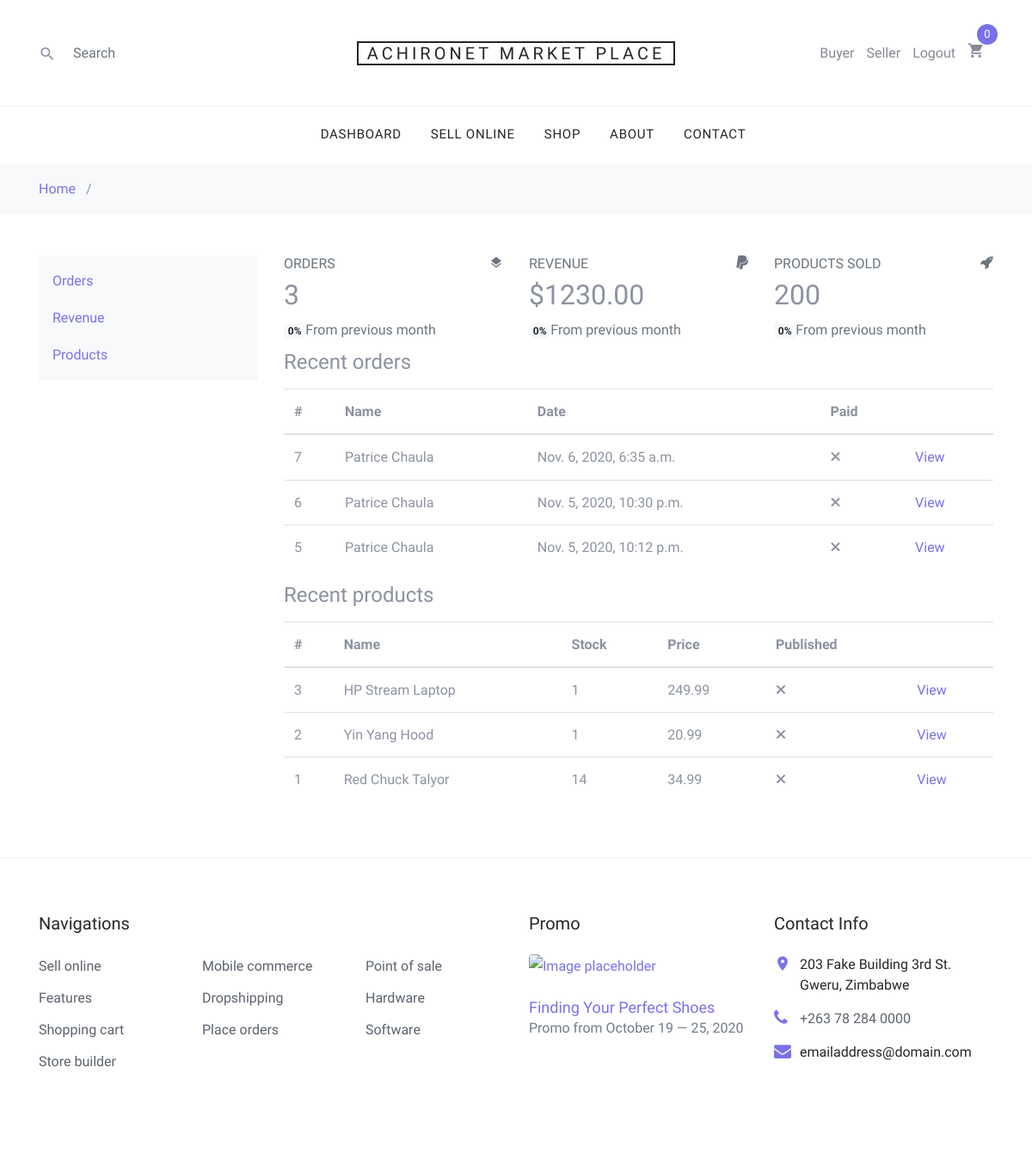
The app's page /sell/dashboard/ (signed in), older data.
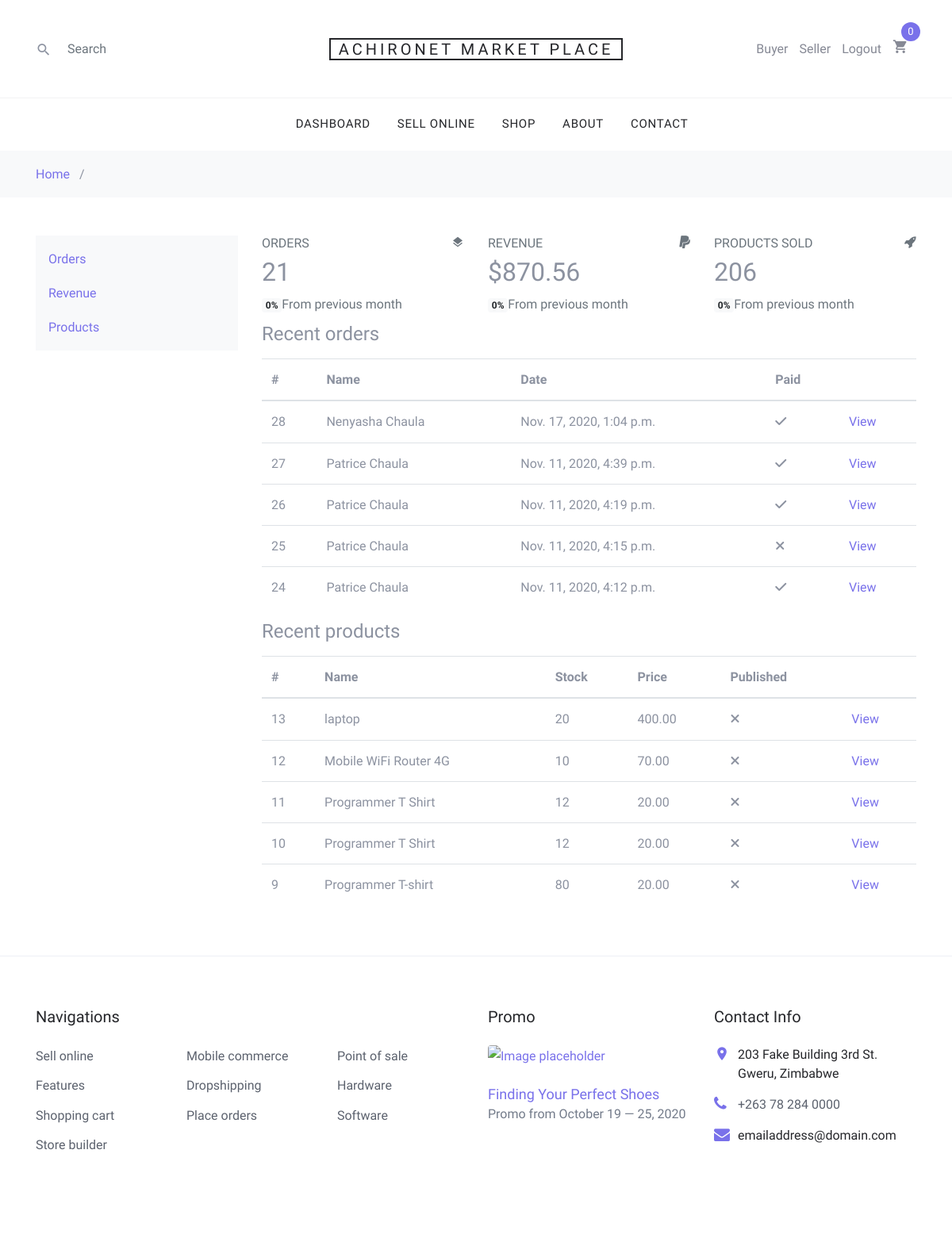
The same page, newer data.
### sell/models.py (models this page shows, shortened)
class Revenue(models.Model):
    month = models.CharField(max_length=45)
    products_sold = models.IntegerField()
    sales = models.DecimalField(max_digits=10, decimal_places=2)
    seller = models.ForeignKey(
        SellerProfile, related_name="sales", on_delete=models.CASCADE)
    created = models.DateTimeField(auto_now_add=True)
    year = models.CharField(max_length=4)
    paid = models.BooleanField(default=False)

### order/models.py (models this page shows, shortened)
class Order(models.Model):
    created = models.DateTimeField(auto_now_add=True)
    updated = models.DateTimeField(auto_now=True)
    paid = models.BooleanField(default=False)
    profile = models.ForeignKey(
        Profile, related_name='orders', on_delete=models.SET_NULL, blank=True, null=True)
    seller = models.ManyToManyField(SellerProfile, related_name='customer_orders', blank=True)
    payment = models.ForeignKey('Payment', on_delete=models.SET_NULL, blank=True, null=True)
    class Meta:
        ordering = ('-created',)

### users/models.py (models this page shows, shortened)
class Profile(models.Model):
    firstname = models.CharField(max_length=45)
    lastname = models.CharField(max_length=45)
    profile_picture = models.ImageField(
        upload_to=RandomFileName("profile-images"))
    user = models.OneToOneField(
        User, null=True, blank=True, on_delete=models.CASCADE)

### shop/models.py (models this page shows, shortened)
class Product(models.Model):
    category = models.ForeignKey(Category, related_name='products',
                                 on_delete=models.CASCADE)
    name = models.CharField(max_length=200, db_index=True)
    slug = models.SlugField(max_length=200, db_index=True)
    image = models.ImageField(upload_to='products/%Y/%m/%d', blank=True)
    description = models.TextField(max_length=500)
    price = models.DecimalField(max_digits=10, decimal_places=2)
    available = models.BooleanField(default=True)
    published = models.BooleanField(default=False)
    created = models.DateTimeField(auto_now_add=True)
    updated = models.DateTimeField(auto_now=True)
    stock = models.IntegerField()
    seller = models.ForeignKey(
        SellerProfile, related_name='stock', on_delete=models.CASCADE, null=True)
    class Meta:
        ordering = ('name',)
        index_together = (('id', 'slug'),)

### sell/views.py (the view)
# urls.py: path('dashboard/', views.dashboard, name='dashboard'),
@login_required(login_url="/accounts/login")
def dashboard(request):
    context = {}
    orders = request.user.sellerprofile.customer_orders.all().order_by(
        '-created')[:5]
    context['orders'] = orders
    context['order_count'] = request.user.sellerprofile.customer_orders.all().count()
    products = request.user.sellerprofile.stock.all().order_by('-created')[:5]
    context['products'] = products
    latest = None
    try:
        latest = request.user.sellerprofile.sales.latest('created')
    except Revenue.DoesNotExist:
        today = datetime.now()
        latest = Revenue.objects.create(
            month=MONTHS[today.month],
            products_sold=0,
            sales=0,
            seller=request.user.sellerprofile,
            year=str(today.year)
        )
    context['latest'] = latest
    return render(request, "sell/dashboard.html", context)

### sell/templates/sell/dashboard.html (shortened to what the changed rows need)
{% extends "./base.html" %}
{% load static %}
{% load crispy_forms_tags %}
{% block content %}
<div class="container">
    <div class="row py-5">
        <div class="col-9">
            <div class="row">
                <div class="col-sm-4">
                    <div class="card-box tilebox-one"><i class="icon-layers float-right text-muted"></i>
                        <h6 class="text-muted text-uppercase mt-0">Orders</h6>
                        <h2 class="" data-plugin="counterup">{{order_count}}</h2><span class="badge badge-light">0% </span><span class="text-muted">From previous month</span></div>
                </div>
                <div class="col-sm-4">
                    <div class="card-box tilebox-one"><i class="icon-paypal float-right text-muted"></i>
                        <h2 class="">$<span data-plugin="counterup">{{latest.sales}}</span></h2><span class="badge badge-light">0% </span><span class="text-muted">From previous month</span></div>
                </div>
                <div class="col-sm-4">
                    <div class="card-box tilebox-one"><i class="icon-rocket float-right text-muted"></i>
                        <h6 class="text-muted text-uppercase mt-0">Products Sold</h6>
                        <h2 class="" data-plugin="counterup">{{latest.products_sold}}</h2><span class="badge badge-light">0% </span><span class="text-muted">From previous month</span></div>
                </div>
            </div>
            <div class="card-box" style="margin-top:10px">
                <div class="table-responsive">
                    <table class="table">
                        <thead>
                            <tr>
                                <th>#</th>
                                <th>Name</th>
                                <th>Date</th>
                                <th>Paid</th>
                                <th>&nbsp;</th>
                            </tr>
                        </thead>
                        <tbody>
                            {% for order in orders %}
                            <tr>
                                <td>{{order.pk}}</td>
                                <td>{{order.profile.firstname}} {{order.profile.lastname}} </td>
                                <td>{{order.created}}</td>
                                <td><span class="label label-info">
                                   {% if order.paid %}
                                   <i class="fas fa-check"></i>
                                   {% else %}
                                   <i class="fas fa-times"></i>
                                   {% endif %}
                                </span></td>
                                <td><a href="{% url 'sell:order_view' order.pk %}">View</a></td>
                            </tr>
                            {% endfor %}
                        </tbody>
                    </table>
                </div>
            </div>
            <div class="card-box">
                <div class="table-responsive">
                    <table class="table">
                        <thead>
                            <tr>
                                <th>#</th>
                                <th>Name</th>
                                <th>Stock</th>
                                <th>Price</th>
                                <th>Published</th>
                                <th>&nbsp;</th>
                            </tr>
                        </thead>
                        <tbody>
                            <tr>
                                {% for product in products %}
                                <td>{{product.pk}}</td>
                                <td>{{product.name}}</td>
                                <td>{{product.stock}}</td>
                                <td>{{product.price}}</td>
                                <td><span class="label label-info">
                                    {% if product.published %}
                                    <i class="fas fa-check"></i>
                                    {% else %}
                                    <i class="fas fa-times"></i>
                                    {% endif %}
                                </span></td>
                                <td><a href="{% url 'sell:product_view' product.pk %}">View</a></td>
                            </tr>
                            {% endfor %}
                        </tbody>
                    </table>
                </div>
            </div>
        </div>
    </div>
</div>
{% endblock %}

Row changes from the older to the newer data that the page shows:
no longer on this page (row unchanged): Order: pk "7", profile.firstname "Patrice", profile.lastname "Chaula", created "Nov. 6, 2020, 6:35 a.m.", paid False (drawn)
no longer on this page (row unchanged): Order: pk "6", profile.firstname "Patrice", profile.lastname "Chaula", created "Nov. 5, 2020, 10:30 p.m.", paid False (drawn)
no longer on this page (row unchanged): Order: pk "5", profile.firstname "Patrice", profile.lastname "Chaula", created "Nov. 5, 2020, 10:12 p.m.", paid False (drawn)
no longer on this page (row unchanged): Product: pk "3", name "HP Stream Laptop", stock "1", price "249.99", published False (drawn)
no longer on this page (row unchanged): Product: pk "2", name "Yin Yang Hood", stock "1", price "20.99", published False (drawn)
no longer on this page (row edited): Product: pk "1", name "Red Chuck Talyor", stock "14", price "34.99", published False (drawn)
changed Revenue: sales "1230.00" → "870.56"; products_sold "200" → "206"
added Order: pk "28", profile.firstname "Nenyasha", profile.lastname "Chaula", created "Nov. 17, 2020, 1:04 p.m.", paid True (drawn)
added Order: pk "27", profile.firstname "Patrice", profile.lastname "Chaula", created "Nov. 11, 2020, 4:39 p.m.", paid True (drawn)
added Order: pk "26", profile.firstname "Patrice", profile.lastname "Chaula", created "Nov. 11, 2020, 4:19 p.m.", paid True (drawn)
added Order: pk "25", profile.firstname "Patrice", profile.lastname "Chaula", created "Nov. 11, 2020, 4:15 p.m.", paid False (drawn)
added Order: pk "24", profile.firstname "Patrice", profile.lastname "Chaula", created "Nov. 11, 2020, 4:12 p.m.", paid True (drawn)
added Product: pk "13", name "laptop", stock "20", price "400.00", published False (drawn)
added Product: pk "12", name "Mobile WiFi Router 4G", stock "10", price "70.00", published False (drawn)
added Product: pk "11", name "Programmer T Shirt", stock "12", price "20.00", published False (drawn)
added Product: pk "10", name "Programmer T Shirt", stock "12", price "20.00", published False (drawn)
added Product: pk "9", name "Programmer T-shirt", stock "80", price "20.00", published False (drawn)
Text that changed along with them:
{{ order_count }}: "3" → "21"
